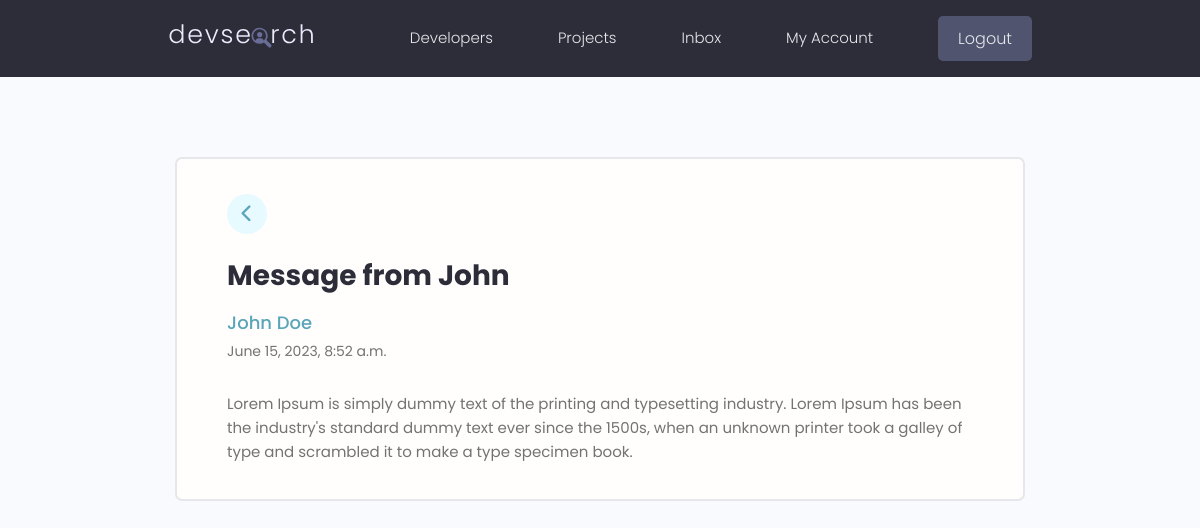
The page /message/c9c075d6-98f3-4542-bb78-9e8493e0f18e/ (signed in) on the database its author committed.
### users/models.py (models this page shows, shortened)
class Message(models.Model):
    sender = models.ForeignKey(
        Profile, on_delete=models.SET_NULL, null=True, blank=True)
    recipient = models.ForeignKey(
        Profile, on_delete=models.SET_NULL, null=True, blank=True, related_name='messages')
    name = models.CharField(max_length=200, null=True, blank=True)
    email = models.EmailField(max_length=200, null=True, blank=True)
    subject = models.CharField(max_length=200, null=True, blank=True)
    body = models.TextField()
    is_read = models.BooleanField(default=False, null=True)
    created = models.DateTimeField(auto_now_add=True)
    id = models.UUIDField(default=uuid.uuid4, unique=True,
                          primary_key=True, editable=False)
    class Meta:
        ordering = ['is_read', '-created']

### users/views.py (the view)
# urls.py: path('message/<str:pk>/', views.viewMessage, name='message'),
@login_required(login_url='login')
def viewMessage(request, pk):
    profile = request.user.profile
    message = profile.messages.get(id=pk)
    if message.is_read == False:
        message.is_read = True
        message.save()
    context = {'message': message}
    return render(request, 'users/message.html', context)

### users/templates/users/message.html
{% extends 'main.html' %}
{% block content %}
<main class="messagePage my-xl">
    <div class="content-box">
      <div class="message">
        <a class="backButton" href="{% url 'inbox' %}"><i class="fa-solid fa-chevron-left"></i></a>
        <h2 class="message__subject">{{ message.subject }}</h4>
          {% if message.sender %}
          <a href="{% url 'user-profile' message.sender.id %}" class="message__author">{{ message.name }}</a>
          {% else %}
          <p class="message__author">{{ message.name }}</p>
          {% endif %}
          <p class="message__date">{{ message.created }}</p>
          <div class="message__body">{{ message.body|linebreaksbr }}</div>
      </div>
    </div>
</main>
{% endblock content %}

### static/styles/app.css (style rules this page uses)
:root { --color-sub: #2d2d39; }
.content-box { width: 95%; max-width: 85rem; margin: 0 auto; }
.message { padding: 2.5rem 0; }
.message > a { display: flex; gap: 1rem; }
.message__author, .message__date { flex-basis: 25%; }
.message__subject { flex-basis: 50%; }
.message__date { text-align: right; }
.messagePage .message { list-style: none; background: var(--color-white); padding: 3.5rem 5rem; border: 2px solid var(--color-light); border-radius: 0.7rem; }
.messagePage .message__subject { font-size: 2.8rem; color: var(--color-sub); margin-bottom: 1rem; margin-top: 2rem; }
.messagePage .message__author { font-size: 1.8rem; font-weight: 500; }
.messagePage .message__date { font-size: 1.4rem; font-weight: 400; text-align: left; margin-bottom: 3rem; }
.backButton { background: var(--color-main-light); color: var(--color-main); width: 4rem; height: 4rem; display: flex; align-items: center; justify-content: center; border-radius: 50%; }
.backButton i { font-size: 1.8rem; }

### static/uikit/styles/modules/_variables.css (style rules this page uses)
:root { --color-main: #5aa5b9; --color-main-light: #e6faff; --color-sub: #3f4156; --color-sub-light: #51546e; --color-sub-lighter: #ededfd; --color-text: #737373; --color-gray: #8b8b8b; --color-light: #e5e7eb; --color-light-gray: #767676; --color-bg: #f8fafd; --color-white: #fffefd; --color-white-light: #f3f3f3; --color-success: #359e64; --color-success-bg: #def8e8; --color-error: #fc4b0b; --color-error-bg: #fff2ee; --font-base: 'Poppins', arial, helvetica, 'Segoe UI', roboto, ubuntu, sans-serif; --font-monospace: 'Fira Code', 'Courier New', courier, monospace; --font-regular: 300; --font-medium: 500; --font-bold: 700; --generic-shadow: 1px 1px 5px #00000010; --generic-transition: all 0.3s ease-in-out; }

### static/uikit/styles/modules/_base.css (style rules this page uses)
* { margin: 0; padding: 0; box-sizing: border-box; text-rendering: optimizeLegibility; color: inherit; font-size: inherit; }
html { font-size: 50%; }
@media only screen and (min-width: 480px) { html { font-size: 56.25%; } }
@media only screen and (min-width: 1200px) { html { font-size: 62.5%; } }
body { line-height: 1.6; font-weight: 400; font-size: 1.5rem; color: var(--color-text); background-color: var(--color-bg); min-height: 100vh; }

### static/uikit/styles/modules/_typography.css (style rules this page uses)
* { font-family: var(--font-base); }
h2 { font-size: 3.6rem; font-weight: var(--font-bold); }
p, span, strong { font-size: 1.6rem; color: var(--color-text); font-weight: var(--font-regular); }
a { padding-bottom: 2px; text-decoration: none; display: inline-block; color: var(--color-main); font-weight: var(--font-medium); }

### static/uikit/styles/modules/_utilities.css (style rules this page uses)
.my-xl { margin: 8rem auto; }

### rows shown on the page
Message: subject "Message from John", name "John Doe", created "June 15, 2023, 8:52 a.m.", body "Lorem Ipsum is simply dummy text of the printing and typesetting industry. Lorem Ipsum has been the industry's standard dummy text ever since the 1500s, when an unknown printer took a galley of type and scrambled it to make a type specimen book."
